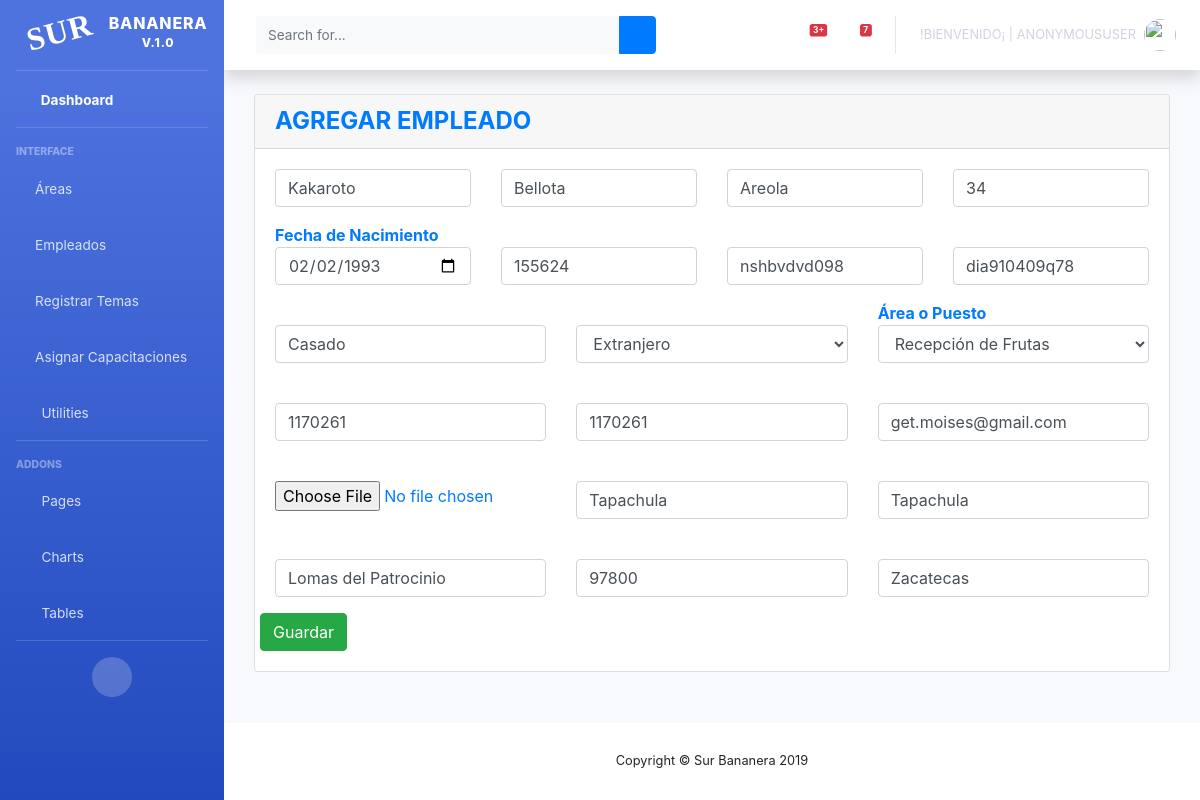
The app's page /bananera/editarEmpleado/1 with its own data.
### surBananas/models.py (models this page shows, shortened)
class empleados(models.Model):
    choice_nacionalidad ={('', 'Nacionaidad'),('Mexicana','Mexicana'),('Extranjero','Extranjero')}
    choice_areas ='Areas'
    """choice_area =(('','Área'),
        ('Empaque',(
            ('Estiba','Estiba'),
            ('Empaque','Empaque'),
            ('Fumigación','Fumigación'),
            ('Selección', 'Selección'),
            ('Clasificación','Clasificación'),
            ('Desmane', 'Desmane'),
        )),
        ('Producción', (
            ('Embolse', 'Embolse'),
            ('Cosecha', 'Cosecha'),
            ('Fumigación', 'Fumigación'),
            ('Siembra', 'Siembra'),
        )),

    )"""
    nombres = models.CharField(max_length=20, blank=True, null=True)
    apellidoPaterno = models.CharField(max_length=20, blank=True, null=True)
    apellidoMaterno = models.CharField(max_length=20, blank=True, null=True)
    edad = models.IntegerField(blank=True, null=True)
    fechaNacimiento = models.DateField(auto_now=False, blank=True, null=True)
    numeroSeguroSocial = models.IntegerField(blank=True, null=True)
    curp = models.CharField(max_length=20, blank=True, null=True)
    rfc = models.CharField(max_length=20, blank=True, null=True)
    estadoCivil = models.CharField(max_length=20, blank=True, null=True)
    nacionalidad = models.CharField(choices=choice_nacionalidad, default='', max_length=20, blank=False)
    telefono = models.IntegerField(blank=True, null=True)
    celular = models.IntegerField(blank=True, null=True)
    correoElectronico = models.EmailField(max_length=50, blank=True, null=True)
    direccion = models.CharField(max_length=200, blank=True, null=True)
    ciudad = models.CharField(max_length=200, blank=True, null=True)
    colonia = models.CharField(max_length=200, blank=True, null=True)
    codigoPostal = models.IntegerField(blank=True, null=True)
    estado = models.CharField(max_length=20, blank=True, null=True)
    imagen = models.FileField(upload_to="fotos/", blank=True, null=True)
    area = models.ForeignKey(areas, on_delete=models.CASCADE)
    status = models.BooleanField('Estado', default= True)
    created_at = models.DateTimeField(auto_now_add=True, blank=True, null=True)

### surBananas/views.py (the view)
# urls.py: path('editarEmpleado/<int:pk>', views.ActualizarEmpleado.as_view(), name = 'editarEmpleado'),
class ActualizarEmpleado(UpdateView):
    model = empleados
    template_name = 'agregarEmpleado.html'
    form_class = EmpleadosForm
    success_url = reverse_lazy('lista')

### surBananas/models.py (called while the page is built)
    def __str__(self):
        if self.puesto == None:
            return "----------"
        return self.puesto

### surBananas/templates/agregarEmpleado.html (shortened to what this page needs)
{% extends 'indexAdmin.html' %}
{% block contenido %}
    <div class="content">
        <div class="container-fluid">
            <div class="row">
                <div class="col-md-12">
                    <div class="card">
                        <div class="card-header card-header-warning">
                            <h4 class="card-title m-0 font-weight-bold text-primary" > AGREGAR EMPLEADO</h4>
                        </div>
                        <div class="card-body">
                            <form method="post" enctype="multipart/form-data">
                                <div class="row">
                                    {% if error %}
                                        <h1>{{ error }}</h1>
                                    {% else %}
                                        <div class="col-md-3">
                                            <div class="form-group">
                                                {{ form.nombres }}
                                            </div>
                                        </div>
                                        <div class="col-md-3">
                                            <div class="form-group">
                                                {{ form.apellidoPaterno }}
                                            </div>
                                        </div>
                                        <div class="col-md-3">
                                            <div class="form-group">
                                                {{ form.apellidoMaterno }}
                                            </div>
                                        </div>
                                        <div class="col-md-3">
                                            <div class="form-group">
                                                {{ form.edad }}
                                            </div>
                                        </div>
                                        <div class="col-md-3 m-0 font-weight-bold text-primary">
                                            <div class="form-group">Fecha de Nacimiento
                                                {{ form.fechaNacimiento }}
                                            </div>
                                        </div>
                                        <div class="col-md-3"><br>
                                            <div class="form-group">
                                                {{ form.numeroSeguroSocial }}
                                            </div>
                                        </div>
                                        <div class="col-md-3"><br>
                                            <div class="form-group">
                                                {{ form.curp }}
                                            </div>
                                        </div>
                                        <div class="col-md-3"><br>
                                            <div class="form-group">
                                                {{ form.rfc }}
                                            </div>
                                        </div>
                                        <div class="col-md-4"><br>
                                            <div class="form-group">
                                                {{ form.estadoCivil }}
                                            </div>
                                        </div>
                                        <div class="col-md-4"><br>
                                            <div class="form-group">
                                                {{ form.nacionalidad }}
                                            </div>
                                        </div>
                                        <div class="col-md-4 m-0 font-weight-bold text-primary">Área o Puesto
                                            <div class="form-group">
                                                 {{ form.area }}
                                             </div>
                                        </div>
                                        <div class="col-md-4"><br>
                                            <div class="form-group">
                                                {{ form.telefono }}
                                            </div>
                                        </div>
                                        <div class="col-md-4"><br>
                                            <div class="form-group">
                                                {{ form.celular }}
                                            </div>
                                        </div>
                                        <div class="col-md-4"><br>
                                            <div class="form-group">
                                                {{ form.correoElectronico }}
                                            </div>
                                        </div>
                                        <div class="col-md-4 m-0 font-weight-bold text-primary"><br>
                                            <div class="form-group">
                                                {{ form.imagen}}
                                            </div>
                                        </div>
                                        <div class="col-md-4"><br>
                                            <div class="form-group">
                                                {{ form.direccion }}
                                            </div>
                                        </div>
                                        <br><br><br>
                                        <div class="col-md-4"><br>
                                            <div class="form-group">
                                                {{ form.ciudad }}
                                            </div>
                                        </div>
                                        <div class="col-md-4"><br>
                                            <div class="form-group">
                                                {{form.colonia}}
                                            </div>
                                        </div>
                                        <div class="col-md-4"><br>
                                            <div class="form-group">
                                                {{form.codigoPostal}}
                                            </div>
                                        </div>
                                        <div class="col-md-4"><br>
                                            <div class="form-group">
                                                {{form.estado }}
                                            </div>
                                        </div>
                                         <button type="submit" class="btn btn-success pull-right">Guardar</button>
                                    {% endif %}
                                </div>
                            </form>
                        </div>
                    </div>
                </div>
            </div>
        </div>
    </div>
{%endblock contenido %}

### records on screen
empleados: nombres "Kakaroto", apellidoPaterno "Bellota", apellidoMaterno "Areola", edad "34", fechaNacimiento "02/02/1993", numeroSeguroSocial "155624", curp "nshbvdvd098", rfc "dia910409q78", estadoCivil "Casado", nacionalidad "Extranjero", area "Recepción de Frutas", telefono "1170261", celular "1170261", correoElectronico "get.moises@gmail.com", direccion "Tapachula", ciudad "Tapachula", colonia "Lomas del Patrocinio", codigoPostal "97800", estado "Zacatecas"

### other values on screen
{{ user }} "ANONYMOUSUSER"
